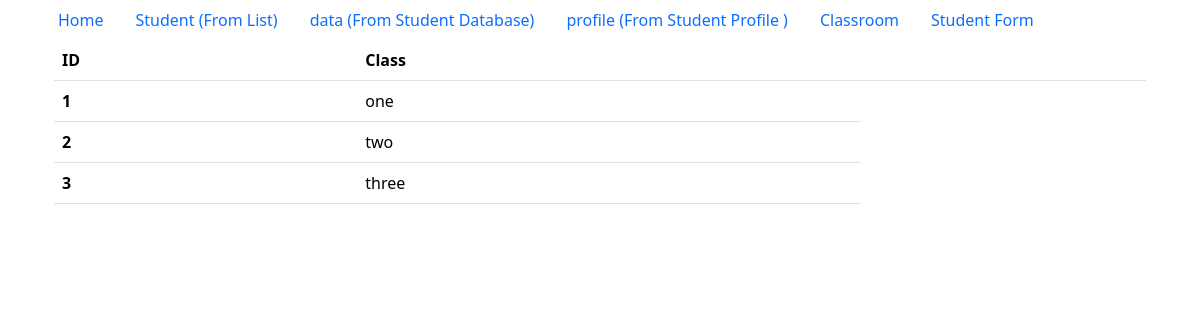
The page /student/classroom/ on the database its author committed.
### tempinheritance/models.py (models this page shows, shortened)
class Classroom(models.Model):
    name = models.CharField( max_length=50)

### tempinheritance/views.py (the view)
# urls.py: path('classroom/',classroomView , name="classroom")
def classroomView(request:HttpRequest):
    classroomData = Classroom.objects.all()
    return render(request, "tempinheritance/classroom.html", {"classroomData": classroomData})

### tempinheritance/templates/tempinheritance/classroom.html
{% extends 'tempinheritance/base.html'%}
{%block content %}
<table class="table">
        <thead>
          <tr>
            <th scope="col">ID</th>
            <th scope="col">Class</th>
            <th scope="col"></th>
            <th scope="col"></th>
          </tr>
        </thead>
        {%for datas in classroomData%}
        <tbody>
          <tr>
            <th scope="row">{{forloop.counter}}</th>
            <td>{{datas.name}}</td>
          </tr>
        </tbody>
        {%endfor%}
      </table>
{% endblock %}

### rows shown on the page
Classroom: name "one"
Classroom: name "two"
Classroom: name "three"
